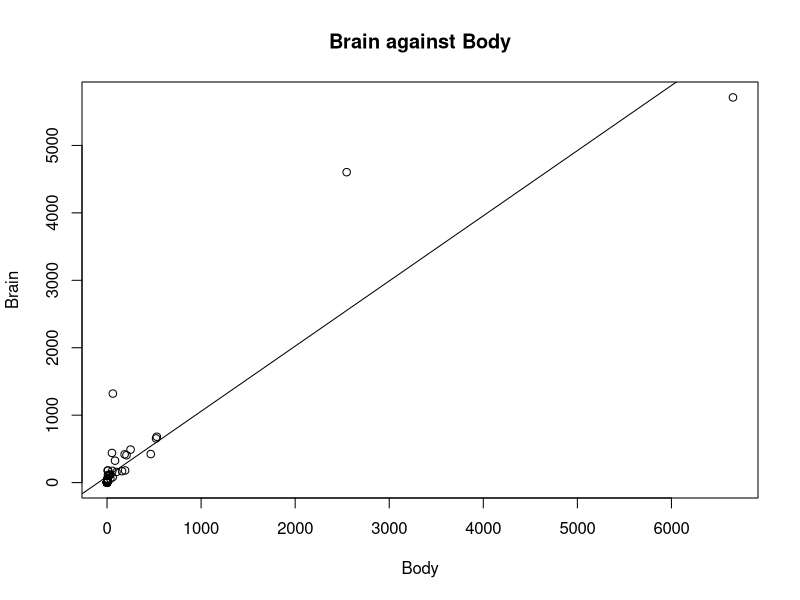
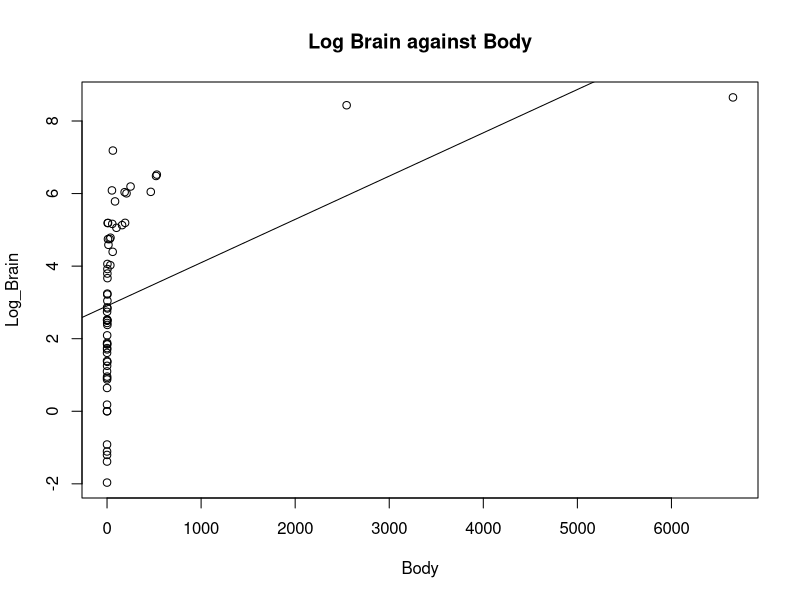
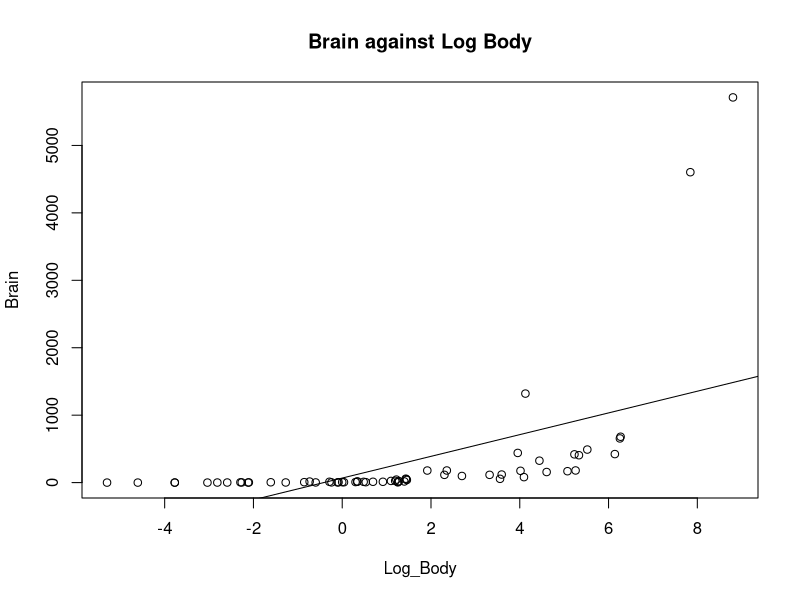
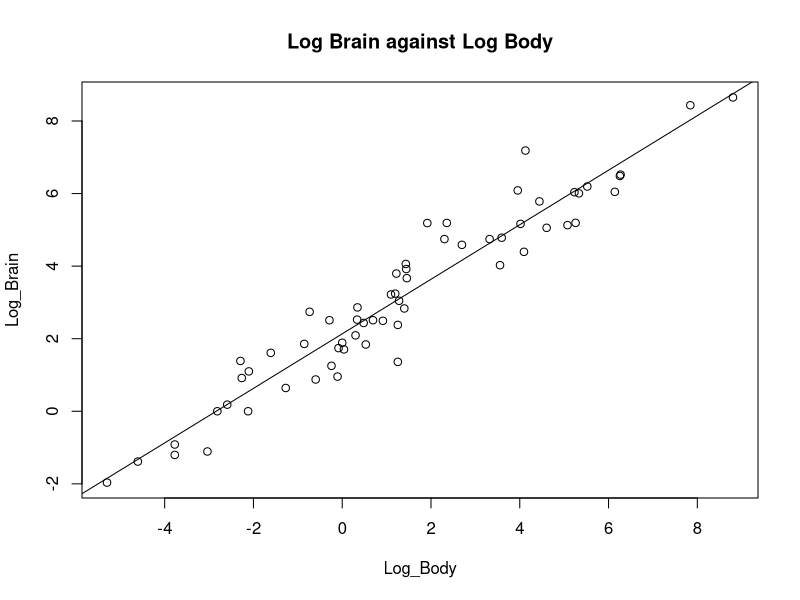
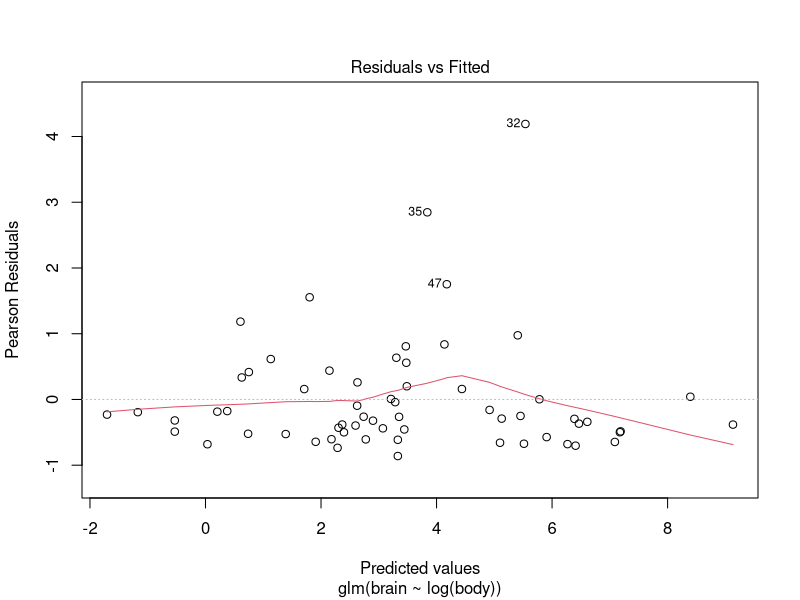
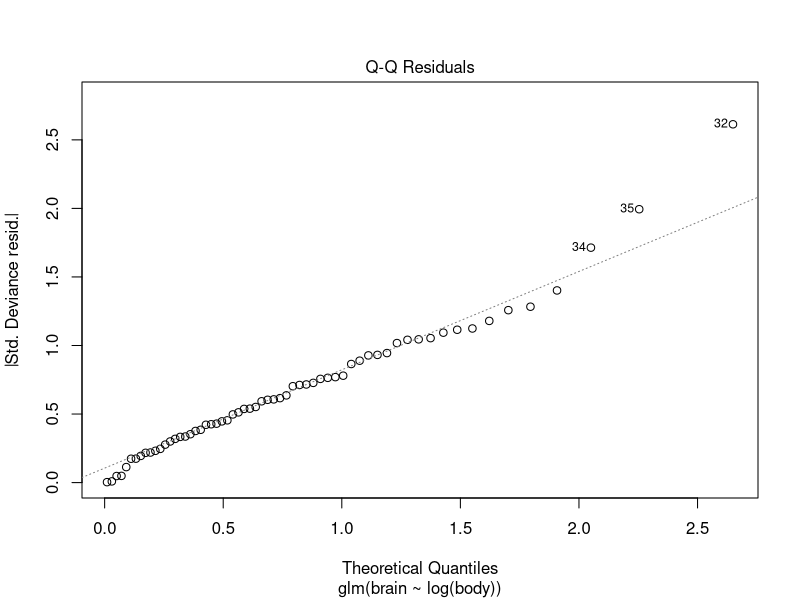
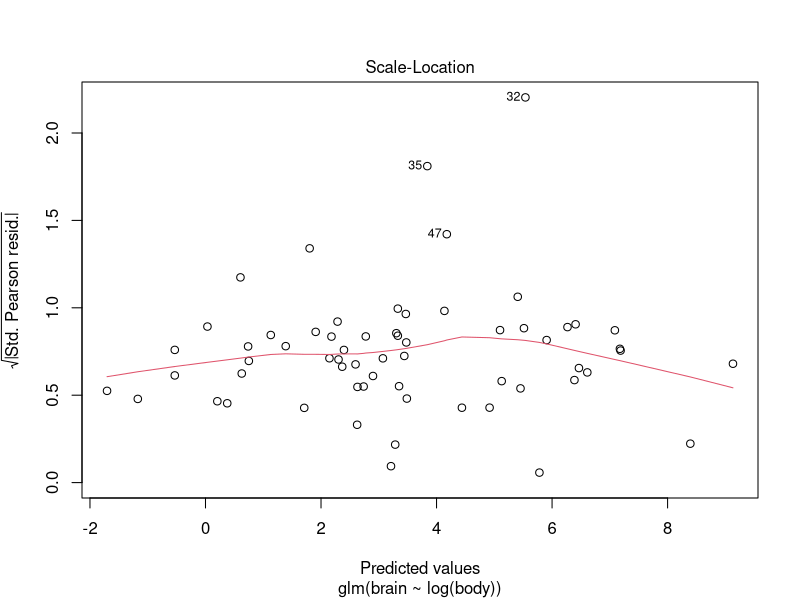
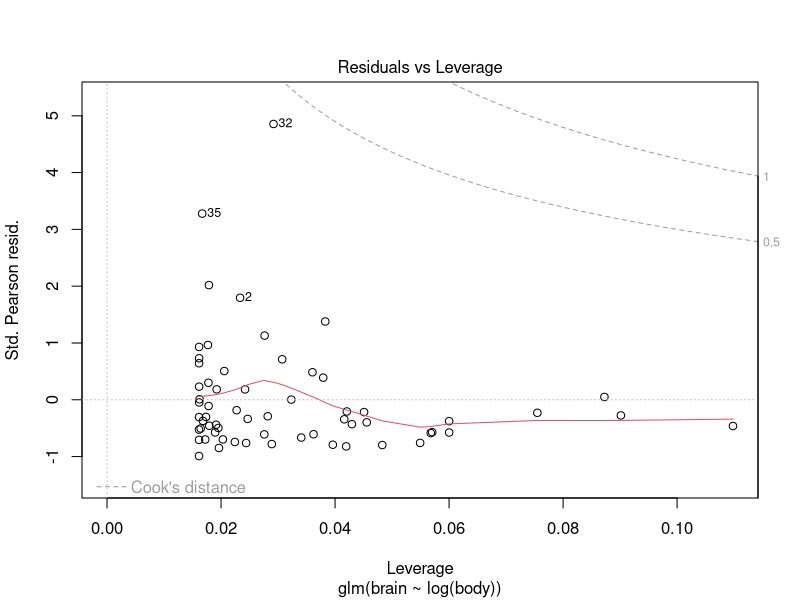

Generate these figures, in order, with R:
## ---- chunk 1
knitr::opts_chunk$set(echo = TRUE)
## ---- chunk 2
library(MASS)
data(mammals)
attach(mammals)
head(mammals)
## ---- chunk 3
Body=mammals$body
Brain=mammals$brain
model_baseline<-lm(Brain~Body)
summary(model_baseline)
## ---- chunk 4
#take log transformations
Log_Brain<-log(Brain)
Log_Body<-log(Body)
#try different model
model1=lm(Log_Brain~Body)
model2=lm(Brain~Log_Body)
model3=lm(Log_Brain~Log_Body)
bestmodel=model3#Best after log transformation
## ---- chunk 5
plot(Body, Brain,main="Brain against Body")
abline(model_baseline)
summary(model_baseline)
## ---- chunk 6
plot(Body, Log_Brain,main="Log Brain against Body")
abline(model1)
summary(model1)
## ---- chunk 7
plot(Log_Body, Brain,main="Brain against Log Body")
abline(model2)
summary(model2)
## ---- chunk 8
plot(Log_Body, Log_Brain,main="Log Brain against Log Body")
abline(model3)
summary(model3)
## ---- chunk 9
m3 <- glm(brain~log(body),family=Gamma(link="log"))
summary(m3)
coefficients(m3)
plot(m3)
## ---- chunk 10
m4 <- glm(brain~log(body),family=Gamma(link="inverse"))
summary(m4)
coefficients(m4)
plot(m4)
## ---- chunk 11
x<-seq(from=-5,to=9,by=0.01)
#model m3
beta3<-as.numeric(coef(m3))
y_predicted3<-exp(beta3[1]+x*beta3[2])
#model m4
beta4<-as.numeric(coef(m4))
y_predicted4<-(beta4[1]+x*beta4[2])^(-1)
plot(Log_Body,Brain)
lines(x,y_predicted3,col="red")
lines(x,y_predicted4,col="Blue")
## ---- chunk 12
bestmodel
beta_best=as.numeric(coef(bestmodel))
y_predictedbest=exp(beta_best[1]+x*beta_best[2])
plot(Log_Body,Brain)
lines(x,y_predictedbest,col='green')
lines(x,y_predicted3,col='red')
summary(bestmodel)
summary(m3)
## ---- chunk 13
m3_Rsqr=1-m3$deviance/m3$null.deviance
m3_Rsqr
## ---- chunk 14
Body_new=log(450)
Brain_predicted_loglog=exp(beta_best[1]+Body_new*beta_best[2])
Brain_predicted_model3=exp(beta3[1]+Body_new*beta3[2])
Brain_predicted_model4=(beta4[1]+Body_new*beta4[2])^-1
